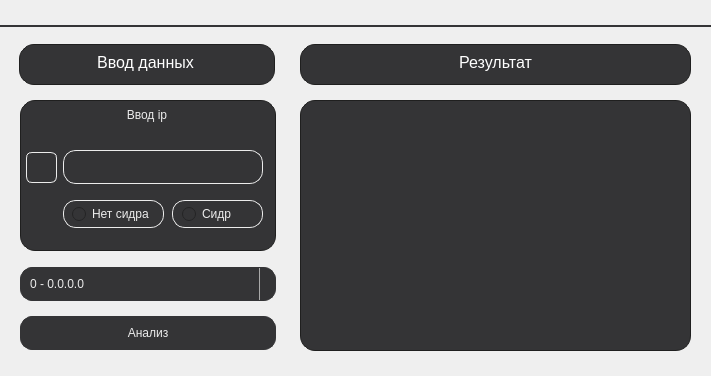
<?xml version="1.0" encoding="UTF-8"?>
<ui version="4.0">
 <class>MainWindow</class>
 <widget class="QMainWindow" name="MainWindow">
  <property name="geometry">
   <rect>
    <x>0</x>
    <y>0</y>
    <width>711</width>
    <height>376</height>
   </rect>
  </property>
  <property name="windowTitle">
   <string>MainWindow</string>
  </property>
  <property name="styleSheet">
   <string notr="true">MainWindow{
background: rgb(31,31,31)
}</string>
  </property>
  <widget class="QWidget" name="centralwidget">
   <widget class="QLineEdit" name="lineEdit_1">
    <property name="geometry">
     <rect>
      <x>63</x>
      <y>150</y>
      <width>200</width>
      <height>34</height>
     </rect>
    </property>
    <property name="whatsThis">
     <string>&lt;html&gt;&lt;head/&gt;&lt;body&gt;&lt;p align=&quot;center&quot;&gt;&lt;br/&gt;&lt;/p&gt;&lt;/body&gt;&lt;/html&gt;</string>
    </property>
    <property name="layoutDirection">
     <enum>Qt::LeftToRight</enum>
    </property>
    <property name="styleSheet">
     <string notr="true">font: 700 9pt &quot;Segoe UI&quot;;
color: rgb(236, 236, 236);
background-color: rgb(52, 52, 54);
border-style: solid;
border-width: 1px;
border-radius: 13px;
border-color: rgb(236, 236, 236);</string>
    </property>
    <property name="alignment">
     <set>Qt::AlignCenter</set>
    </property>
   </widget>
   <widget class="QPushButton" name="pushButton">
    <property name="geometry">
     <rect>
      <x>20</x>
      <y>316</y>
      <width>256</width>
      <height>34</height>
     </rect>
    </property>
    <property name="styleSheet">
     <string notr="true">QAbstractButton{
font: 700 10pt &quot;Arial&quot;;
color: rgb(236, 236, 236);
background-color: rgb(52, 52, 54);
border-style: solid;
border-width: 1px;
border-radius: 12px;
border-color: rgb(52, 52, 54);
}

QPushButton::hover{
background-color: rgb(92, 92, 95);
border-color: rgb(92, 92, 95);
}</string>
    </property>
    <property name="text">
     <string>Анализ</string>
    </property>
   </widget>
   <widget class="QLabel" name="label_3">
    <property name="geometry">
     <rect>
      <x>300</x>
      <y>100</y>
      <width>391</width>
      <height>251</height>
     </rect>
    </property>
    <property name="styleSheet">
     <string notr="true">font: 700 9pt &quot;Arial&quot;;
color: rgb(236, 236, 236);
background-color: rgb(52, 52, 54);
border-style: solid;
border-width: 1px;
border-radius: 15px;
border-color: rgb(31,31,31)</string>
    </property>
    <property name="text">
     <string>&lt;html&gt;&lt;head/&gt;&lt;body&gt;&lt;p align=&quot;center&quot;&gt;&lt;br/&gt;&lt;/p&gt;&lt;/body&gt;&lt;/html&gt;</string>
    </property>
    <property name="alignment">
     <set>Qt::AlignCenter</set>
    </property>
   </widget>
   <widget class="QLabel" name="barLabel">
    <property name="geometry">
     <rect>
      <x>-2</x>
      <y>25</y>
      <width>800</width>
      <height>2</height>
     </rect>
    </property>
    <property name="styleSheet">
     <string notr="true">background-color: rgb(52, 52, 54);</string>
    </property>
    <property name="text">
     <string/>
    </property>
   </widget>
   <widget class="QPushButton" name="pushButton_3">
    <property name="geometry">
     <rect>
      <x>652</x>
      <y>0</y>
      <width>30</width>
      <height>25</height>
     </rect>
    </property>
    <property name="styleSheet">
     <string notr="true">QPushButton{
border: none
}

QPushButton::hover{
background-color: rgb(70,70,71);
}</string>
    </property>
    <property name="text">
     <string/>
    </property>
    <property name="icon">
     <iconset resource="resources.qrc">
      <normaloff>:/image/labelBack.png</normaloff>:/image/labelBack.png</iconset>
    </property>
    <property name="iconSize">
     <size>
      <width>15</width>
      <height>15</height>
     </size>
    </property>
   </widget>
   <widget class="QPushButton" name="pushButton_2">
    <property name="geometry">
     <rect>
      <x>682</x>
      <y>0</y>
      <width>30</width>
      <height>25</height>
     </rect>
    </property>
    <property name="cursor">
     <cursorShape>ArrowCursor</cursorShape>
    </property>
    <property name="styleSheet">
     <string notr="true">QPushButton{
border: none
}

QPushButton::hover{
background-color: rgb(220,20,60);
}</string>
    </property>
    <property name="text">
     <string/>
    </property>
    <property name="icon">
     <iconset resource="resources.qrc">
      <normaloff>:/image/closeCross.png</normaloff>:/image/closeCross.png</iconset>
    </property>
    <property name="iconSize">
     <size>
      <width>15</width>
      <height>15</height>
     </size>
    </property>
   </widget>
   <widget class="QLabel" name="headImage">
    <property name="geometry">
     <rect>
      <x>0</x>
      <y>0</y>
      <width>191</width>
      <height>25</height>
     </rect>
    </property>
    <property name="text">
     <string/>
    </property>
   </widget>
   <widget class="QLabel" name="label_4">
    <property name="geometry">
     <rect>
      <x>300</x>
      <y>44</y>
      <width>391</width>
      <height>41</height>
     </rect>
    </property>
    <property name="styleSheet">
     <string notr="true">color: rgb(236, 236, 236);
background-color: rgb(52, 52, 54);
border-style: solid;
border-width: 1px;
border-radius: 15px;
border-color: rgb(31,31,31)</string>
    </property>
    <property name="text">
     <string>&lt;html&gt;&lt;head/&gt;&lt;body&gt;&lt;p align=&quot;center&quot;&gt;&lt;br/&gt;&lt;/p&gt;&lt;/body&gt;&lt;/html&gt;</string>
    </property>
   </widget>
   <widget class="QLabel" name="label_5">
    <property name="geometry">
     <rect>
      <x>300</x>
      <y>52</y>
      <width>391</width>
      <height>21</height>
     </rect>
    </property>
    <property name="styleSheet">
     <string notr="true">font: 700 &quot;Arial&quot;;</string>
    </property>
    <property name="text">
     <string>&lt;html&gt;&lt;head/&gt;&lt;body&gt;&lt;p align=&quot;center&quot;&gt;&lt;span style=&quot; font-size:12pt; color:#ffffff;&quot;&gt;Результат&lt;/span&gt;&lt;/p&gt;&lt;/body&gt;&lt;/html&gt;</string>
    </property>
   </widget>
   <widget class="QLabel" name="label_6">
    <property name="geometry">
     <rect>
      <x>19</x>
      <y>44</y>
      <width>256</width>
      <height>41</height>
     </rect>
    </property>
    <property name="styleSheet">
     <string notr="true">font: 700 9pt &quot;Arial&quot;;
color: rgb(236, 236, 236);
background-color: rgb(52, 52, 54);
border-style: solid;
border-width: 1px;
border-radius: 15px;
border-color: rgb(31,31,31)</string>
    </property>
    <property name="text">
     <string>&lt;html&gt;&lt;head/&gt;&lt;body&gt;&lt;p align=&quot;center&quot;&gt;&lt;br/&gt;&lt;/p&gt;&lt;/body&gt;&lt;/html&gt;</string>
    </property>
   </widget>
   <widget class="QLabel" name="label_2">
    <property name="geometry">
     <rect>
      <x>20</x>
      <y>52</y>
      <width>251</width>
      <height>21</height>
     </rect>
    </property>
    <property name="styleSheet">
     <string notr="true">font: 700  &quot;Arial&quot;;</string>
    </property>
    <property name="text">
     <string>&lt;html&gt;&lt;head/&gt;&lt;body&gt;&lt;p align=&quot;center&quot;&gt;&lt;span style=&quot; font-size:12pt; color:#ffffff;&quot;&gt;Ввод данных&lt;/span&gt;&lt;/p&gt;&lt;/body&gt;&lt;/html&gt;</string>
    </property>
   </widget>
   <widget class="QPushButton" name="pushButton_4">
    <property name="geometry">
     <rect>
      <x>26</x>
      <y>152</y>
      <width>31</width>
      <height>31</height>
     </rect>
    </property>
    <property name="styleSheet">
     <string notr="true">QAbstractButton{
font: 700 10pt &quot;Arial&quot;;
color: rgb(236, 236, 236);
background-color: rgb(52, 52, 54);;
border-style: solid;
border-width: 1px;
border-radius: 6px;
border-color: rgb(236, 236, 236);
}

QPushButton::hover{
background-color: rgb(92, 92, 95);
border-color: rgb(236, 236, 236);
}</string>
    </property>
    <property name="text">
     <string/>
    </property>
    <property name="icon">
     <iconset resource="resources.qrc">
      <normaloff>:/image/trash.png</normaloff>:/image/trash.png</iconset>
    </property>
   </widget>
   <widget class="QComboBox" name="comboBox">
    <property name="geometry">
     <rect>
      <x>20</x>
      <y>267</y>
      <width>256</width>
      <height>34</height>
     </rect>
    </property>
    <property name="toolTip">
     <string>&lt;html&gt;&lt;head/&gt;&lt;body&gt;&lt;p align=&quot;center&quot;&gt;&lt;br/&gt;&lt;/p&gt;&lt;/body&gt;&lt;/html&gt;</string>
    </property>
    <property name="styleSheet">
     <string notr="true">QComboBox{
font: 700 10pt &quot;Arial&quot;;
color: rgb(236, 236, 236);
background-color: rgb(52, 52, 54);
border-style: solid;
border-width: 1px;
border-radius: 12px;
border-color: rgb(52, 52, 54);
padding-left: 9px;
}

QComboBox::drop-down {
   subcontrol-origin: padding;
    subcontrol-position: top right;
    width: 15px;
    border-left-width: 1px;
    border-left-color: darkgray;
    border-left-style: solid; 
    border-top-right-radius: 3px; 
    border-bottom-right-radius: 3px;
}

QComboBox QListView{
    background-color:rgb(62,62,64);
    border: 1px solid rgb(62,62,64);
    color: rgb(236, 236, 236);
    border-width: 2px;
    border-radius: 12px;
}

QComboBox QAbstractItemView {
    border: 1px  solid rgb(62,62,64);
}
</string>
    </property>
    <item>
     <property name="text">
      <string>0 - 0.0.0.0</string>
     </property>
    </item>
    <item>
     <property name="text">
      <string>1 - 128.0.0.0</string>
     </property>
    </item>
    <item>
     <property name="text">
      <string>2 - 192.0.0.0</string>
     </property>
    </item>
    <item>
     <property name="text">
      <string>3 - 224.0.0.0</string>
     </property>
    </item>
    <item>
     <property name="text">
      <string>4 - 240.0.0.0</string>
     </property>
    </item>
    <item>
     <property name="text">
      <string>5 - 248.0.0.0</string>
     </property>
    </item>
    <item>
     <property name="text">
      <string>6 - 252.0.0.0</string>
     </property>
    </item>
    <item>
     <property name="text">
      <string>7 - 254.0.0.0</string>
     </property>
    </item>
    <item>
     <property name="text">
      <string>8 - 255.0.0.0</string>
     </property>
    </item>
    <item>
     <property name="text">
      <string>9 - 255.128.0.0</string>
     </property>
    </item>
    <item>
     <property name="text">
      <string>10 - 255.192.0.0</string>
     </property>
    </item>
    <item>
     <property name="text">
      <string>11 - 255.224.0.0</string>
     </property>
    </item>
    <item>
     <property name="text">
      <string>12 - 255.240.0.0</string>
     </property>
    </item>
    <item>
     <property name="text">
      <string>13 - 255.248.0.0</string>
     </property>
    </item>
    <item>
     <property name="text">
      <string>14 - 255.252.0.0</string>
     </property>
    </item>
    <item>
     <property name="text">
      <string>15 - 255.254.0.0</string>
     </property>
    </item>
    <item>
     <property name="text">
      <string>16 - 255.255.0.0</string>
     </property>
    </item>
    <item>
     <property name="text">
      <string>17 - 255.255.128.0</string>
     </property>
    </item>
    <item>
     <property name="text">
      <string>18 - 255.255.192.0</string>
     </property>
    </item>
    <item>
     <property name="text">
      <string>19 - 255.255.224.0</string>
     </property>
    </item>
    <item>
     <property name="text">
      <string>20 - 255.255.240.0</string>
     </property>
    </item>
    <item>
     <property name="text">
      <string>21 - 255.255.248.0</string>
     </property>
    </item>
    <item>
     <property name="text">
      <string>22 - 255.255.252.0</string>
     </property>
    </item>
    <item>
     <property name="text">
      <string>23 - 255.255.254.0</string>
     </property>
    </item>
    <item>
     <property name="text">
      <string>24 - 255.255.255.0</string>
     </property>
    </item>
    <item>
     <property name="text">
      <string>25 - 255.255.255.128</string>
     </property>
    </item>
    <item>
     <property name="text">
      <string>26 - 255.255.255.192</string>
     </property>
    </item>
    <item>
     <property name="text">
      <string>27 - 255.255.255.224</string>
     </property>
    </item>
    <item>
     <property name="text">
      <string>28 - 255.255.255.240</string>
     </property>
    </item>
    <item>
     <property name="text">
      <string>29 - 255.255.255.248</string>
     </property>
    </item>
    <item>
     <property name="text">
      <string>30 - 255.255.255.252</string>
     </property>
    </item>
    <item>
     <property name="text">
      <string>31 - 255.255.255.254</string>
     </property>
    </item>
    <item>
     <property name="text">
      <string>32 - 255.255.255.255</string>
     </property>
    </item>
   </widget>
   <widget class="QLabel" name="label_7">
    <property name="geometry">
     <rect>
      <x>19</x>
      <y>100</y>
      <width>256</width>
      <height>31</height>
     </rect>
    </property>
    <property name="styleSheet">
     <string notr="true">font: 700 9pt &quot;Arial&quot;;
color: rgb(236, 236, 236);
</string>
    </property>
    <property name="text">
     <string>&lt;html&gt;&lt;head/&gt;&lt;body&gt;&lt;p align=&quot;center&quot;&gt;Ввод ip&lt;/p&gt;&lt;/body&gt;&lt;/html&gt;</string>
    </property>
   </widget>
   <widget class="QLabel" name="label">
    <property name="geometry">
     <rect>
      <x>20</x>
      <y>100</y>
      <width>256</width>
      <height>151</height>
     </rect>
    </property>
    <property name="styleSheet">
     <string notr="true">background-color: rgb(52, 52, 54);
border-style: solid;
border-width: 1px;
border-radius: 15px;
border-color: rgb(31,31,31)</string>
    </property>
    <property name="text">
     <string/>
    </property>
   </widget>
   <widget class="QRadioButton" name="radioButton">
    <property name="geometry">
     <rect>
      <x>72</x>
      <y>204</y>
      <width>80</width>
      <height>20</height>
     </rect>
    </property>
    <property name="styleSheet">
     <string notr="true">font: 700 9pt &quot;Segoe UI&quot;;
color: rgb(236, 236, 236);
background-color: rgb(52, 52, 54);
</string>
    </property>
    <property name="text">
     <string>Нет сидра</string>
    </property>
   </widget>
   <widget class="QRadioButton" name="radioButton_2">
    <property name="geometry">
     <rect>
      <x>182</x>
      <y>204</y>
      <width>61</width>
      <height>20</height>
     </rect>
    </property>
    <property name="styleSheet">
     <string notr="true">font: 700 9pt &quot;Segoe UI&quot;;
color: rgb(236, 236, 236);
background-color: rgb(52, 52, 54);
</string>
    </property>
    <property name="text">
     <string>Сидр</string>
    </property>
   </widget>
   <widget class="QLabel" name="label_9">
    <property name="geometry">
     <rect>
      <x>63</x>
      <y>200</y>
      <width>101</width>
      <height>28</height>
     </rect>
    </property>
    <property name="styleSheet">
     <string notr="true">background-color: rgb(52, 52, 54);
border-style: solid;
border-width: 1px;
border-radius: 13px;
border-color:  rgb(236, 236, 236);
vertical-align: middle</string>
    </property>
    <property name="text">
     <string/>
    </property>
   </widget>
   <widget class="QLabel" name="label_10">
    <property name="geometry">
     <rect>
      <x>172</x>
      <y>200</y>
      <width>91</width>
      <height>28</height>
     </rect>
    </property>
    <property name="styleSheet">
     <string notr="true">background-color: rgb(52, 52, 54);
border-style: solid;
border-width: 1px;
border-radius: 13px;
border-color:  rgb(236, 236, 236);
vertical-align: middle</string>
    </property>
    <property name="text">
     <string/>
    </property>
   </widget>
   <zorder>label</zorder>
   <zorder>label_9</zorder>
   <zorder>label_3</zorder>
   <zorder>barLabel</zorder>
   <zorder>pushButton_3</zorder>
   <zorder>pushButton_2</zorder>
   <zorder>headImage</zorder>
   <zorder>label_4</zorder>
   <zorder>label_5</zorder>
   <zorder>label_6</zorder>
   <zorder>label_2</zorder>
   <zorder>lineEdit_1</zorder>
   <zorder>label_7</zorder>
   <zorder>pushButton_4</zorder>
   <zorder>comboBox</zorder>
   <zorder>pushButton</zorder>
   <zorder>radioButton</zorder>
   <zorder>label_10</zorder>
   <zorder>radioButton_2</zorder>
  </widget>
 </widget>
 <resources>
  <include location="resources.qrc"/>
 </resources>
 <connections>
  <connection>
   <sender>pushButton_3</sender>
   <signal>clicked()</signal>
   <receiver>MainWindow</receiver>
   <slot>showMinimized()</slot>
   <hints>
    <hint type="sourcelabel">
     <x>501</x>
     <y>11</y>
    </hint>
    <hint type="destinationlabel">
     <x>496</x>
     <y>45</y>
    </hint>
   </hints>
  </connection>
  <connection>
   <sender>pushButton_2</sender>
   <signal>clicked()</signal>
   <receiver>MainWindow</receiver>
   <slot>close()</slot>
   <hints>
    <hint type="sourcelabel">
     <x>535</x>
     <y>13</y>
    </hint>
    <hint type="destinationlabel">
     <x>535</x>
     <y>59</y>
    </hint>
   </hints>
  </connection>
 </connections>
</ui>
